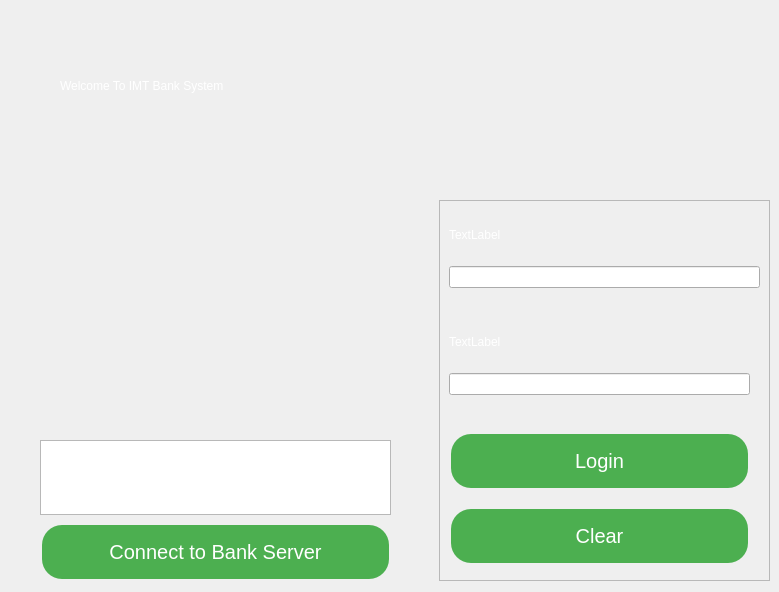
    <widget class="QWidget" name="Login">
     <widget class="QLabel" name="label">
      <property name="geometry">
       <rect>
        <x>60</x>
        <y>50</y>
        <width>671</width>
        <height>71</height>
       </rect>
      </property>
      <property name="styleSheet">
       <string notr="true">font: 700 35pt &quot;Segoe UI&quot;;
color: rgb(255, 255, 255);</string>
      </property>
      <property name="text">
       <string>Welcome To IMT Bank System</string>
      </property>
     </widget>
     <widget class="QLabel" name="label_2">
      <property name="geometry">
       <rect>
        <x>40</x>
        <y>120</y>
        <width>351</width>
        <height>371</height>
       </rect>
      </property>
      <property name="text">
       <string/>
      </property>
      <property name="pixmap">
       <pixmap resource="resources.qrc">:/images/logo.png</pixmap>
      </property>
      <property name="scaledContents">
       <bool>true</bool>
      </property>
     </widget>
     <widget class="QFrame" name="frame">
      <property name="geometry">
       <rect>
        <x>439</x>
        <y>200</y>
        <width>331</width>
        <height>381</height>
       </rect>
      </property>
      <property name="frameShape">
       <enum>QFrame::StyledPanel</enum>
      </property>
      <property name="frameShadow">
       <enum>QFrame::Raised</enum>
      </property>
      <widget class="QWidget" name="layoutWidget">
       <property name="geometry">
        <rect>
         <x>10</x>
         <y>10</y>
         <width>311</width>
         <height>78</height>
        </rect>
       </property>
       <layout class="QVBoxLayout" name="verticalLayout_2">
        <item>
         <widget class="QLabel" name="usernameErrorLabel">
          <property name="styleSheet">
           <string notr="true">color: rgb(255, 255, 255);
font: 14pt &quot;Segoe UI&quot;;</string>
          </property>
          <property name="text">
           <string>TextLabel</string>
          </property>
         </widget>
        </item>
        <item>
         <widget class="QLineEdit" name="lEUserName">
          <property name="styleSheet">
           <string notr="true">color: rgb(255, 255, 255);
font: 700 20pt &quot;Segoe UI&quot;;</string>
          </property>
         </widget>
        </item>
       </layout>
      </widget>
      <widget class="QWidget" name="layoutWidget">
       <property name="geometry">
        <rect>
         <x>10</x>
         <y>117</y>
         <width>301</width>
         <height>78</height>
        </rect>
       </property>
       <layout class="QVBoxLayout" name="verticalLayout_3">
        <item>
         <widget class="QLabel" name="passwordErrorLabel">
          <property name="styleSheet">
           <string notr="true">color: rgb(255, 255, 255);
font: 14pt &quot;Segoe UI&quot;;</string>
          </property>
          <property name="text">
           <string>TextLabel</string>
          </property>
         </widget>
        </item>
        <item>
         <widget class="QLineEdit" name="lEPassword">
          <property name="styleSheet">
           <string notr="true">color: rgb(255, 255, 255);
font: 700 20pt &quot;Segoe UI&quot;;</string>
          </property>
         </widget>
        </item>
       </layout>
      </widget>
      <widget class="QWidget" name="layoutWidget">
       <property name="geometry">
        <rect>
         <x>10</x>
         <y>223</y>
         <width>301</width>
         <height>151</height>
        </rect>
       </property>
       <layout class="QVBoxLayout" name="verticalLayout_4">
        <item>
         <widget class="QPushButton" name="pBLogin">
          <property name="styleSheet">
           <string notr="true">background-color: #4CAF50; 
font: 700 20pt &quot;Segoe UI&quot;;
        border: none;
                   color: white;
                   padding: 15px 20px;
                   text-align: center;
                   text-decoration: none;
                   display: inline-block;
                   font-size: 20px;
                   margin: 4px 2px;
                   border-radius: 20px; 

</string>
          </property>
          <property name="text">
           <string>Login</string>
          </property>
         </widget>
        </item>
        <item>
         <widget class="QPushButton" name="pBClear">
          <property name="styleSheet">
           <string notr="true">background-color: #4CAF50; 
font: 700 20pt &quot;Segoe UI&quot;;
        border: none;
                   color: white;
                   padding: 15px 20px;
                   text-align: center;
                   text-decoration: none;
                   display: inline-block;
                   font-size: 20px;
                   margin: 4px 2px;
                   border-radius: 20px; 

</string>
          </property>
          <property name="text">
           <string>Clear</string>
          </property>
         </widget>
        </item>
       </layout>
      </widget>
     </widget>
     <widget class="QWidget" name="layoutWidget">
      <property name="geometry">
       <rect>
        <x>40</x>
        <y>440</y>
        <width>351</width>
        <height>143</height>
       </rect>
      </property>
      <layout class="QVBoxLayout" name="verticalLayout">
       <item>
        <widget class="QListWidget" name="Console">
         <property name="styleSheet">
          <string notr="true">color: rgb(255, 255, 255);
font: 12pt &quot;Segoe UI&quot;;</string>
         </property>
        </widget>
       </item>
       <item>
        <widget class="QPushButton" name="pBConnect">
         <property name="styleSheet">
          <string notr="true">background-color: #4CAF50; 
font: 700 20pt &quot;Segoe UI&quot;;
        border: none;
                   color: white;
                   padding: 15px 20px;
                   text-align: center;
                   text-decoration: none;
                   display: inline-block;
                   font-size: 20px;
                   margin: 4px 2px;
                   border-radius: 20px; 

</string>
         </property>
         <property name="text">
          <string>Connect to Bank Server</string>
         </property>
        </widget>
       </item>
      </layout>
     </widget>
    </widget>
